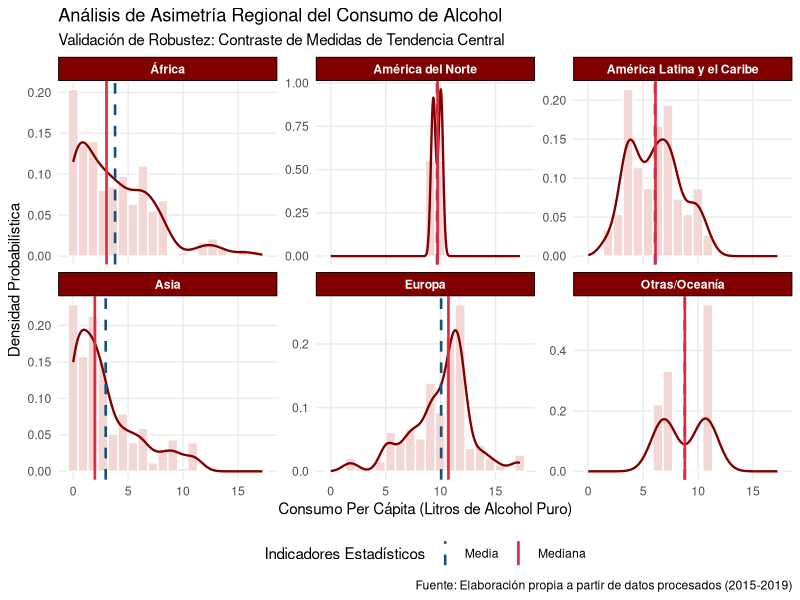
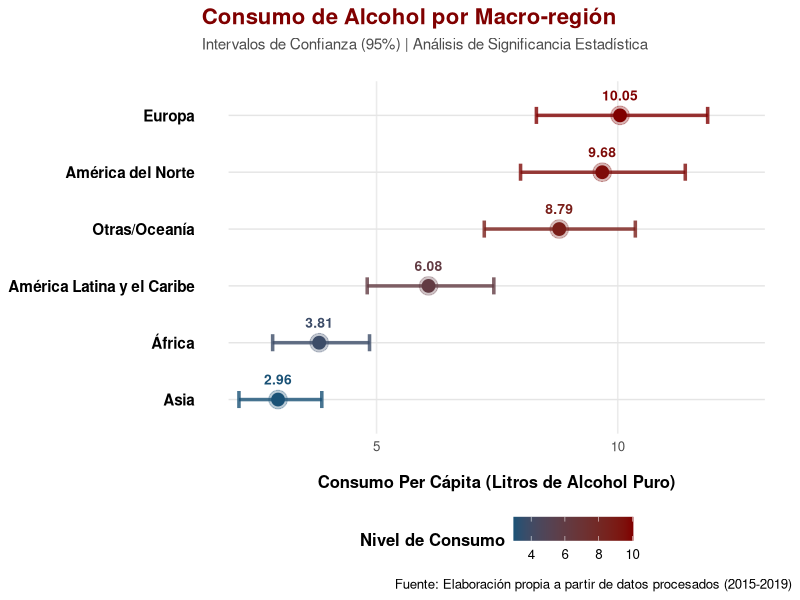
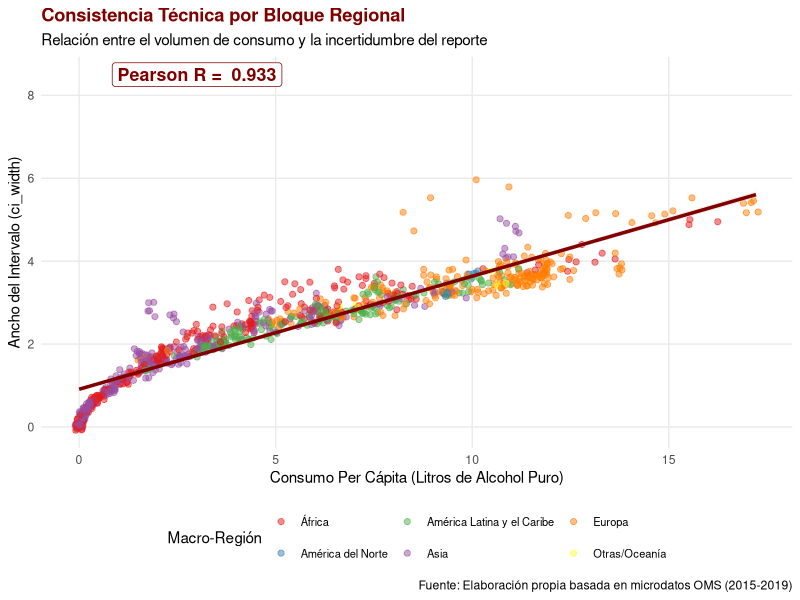
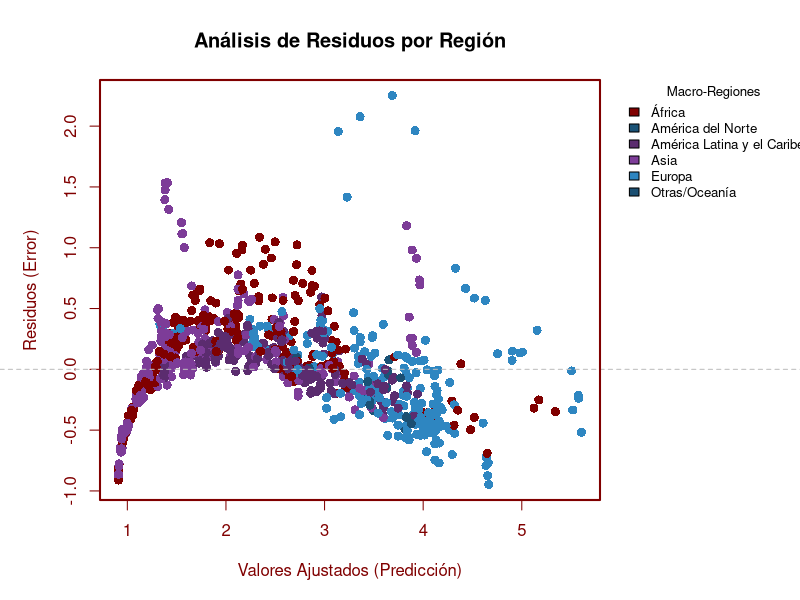
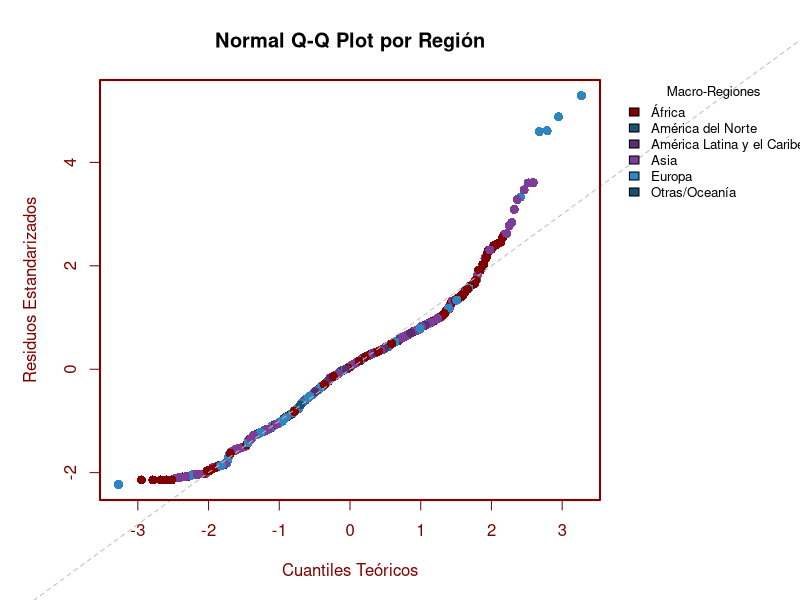
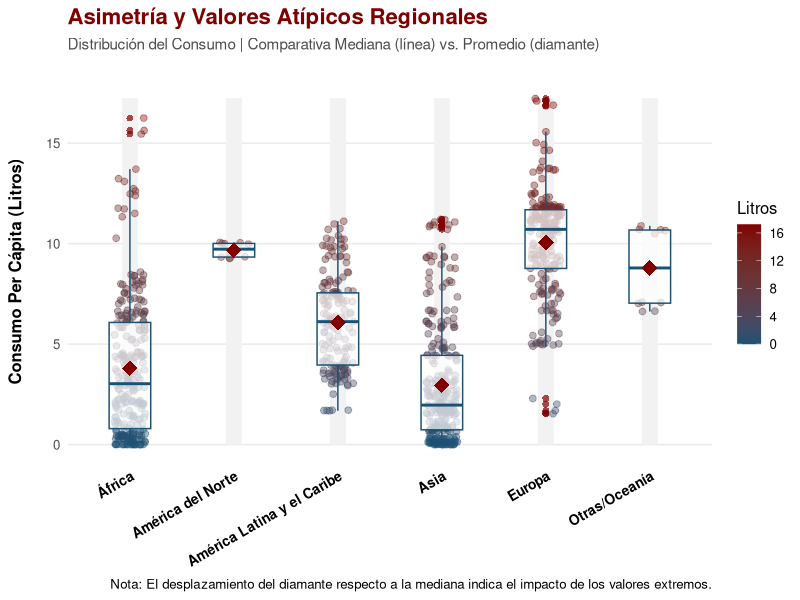
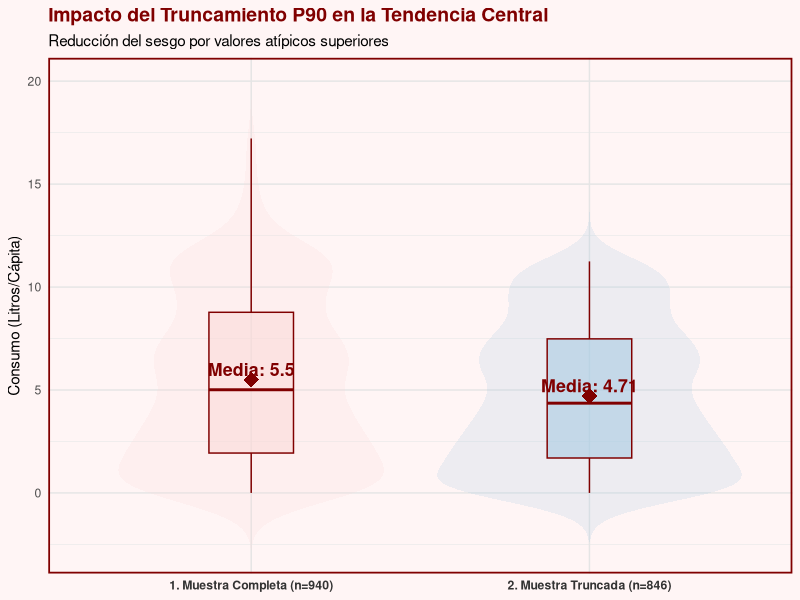
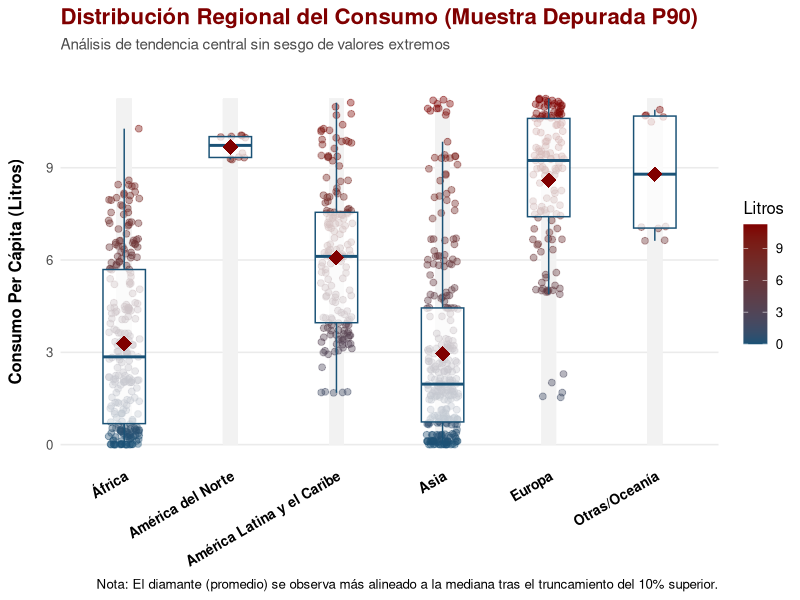

Reproduce these figures in R, in order.
## ---- chunk 1
# Configuración global de chunks
knitr::opts_chunk$set(
  echo = FALSE,        # Mostrar código
  warning = FALSE,    # Ocultar advertencias
  message = FALSE,    # Ocultar mensajes de carga
  fig.align = "center",
  out.width = "90%",
  fig.pos = "H",
  out.extra = ""
)

# Cargar librerías necesarias
library(tidyverse)
library(knitr)
library(kableExtra)
library(scales)
## ---- chunk 2
#configuración de estilo global para tablas
options(knitr.table.format = "latex") 

# estilo visual
aplicar_estilo_tabla <- function(df, caption_text) {
  df %>%
    kable(
      booktabs = TRUE, 
      escape = FALSE,
      longtable = TRUE,
      caption = caption_text,
      align = "c",
      col.names = gsub("_", " ", names(df)) %>% str_to_title()
    ) %>%
    kable_styling(
      latex_options = c("striped", "hold_position", "repeat_header"),
      full_width = FALSE,
      stripe_color = "#F2D7D5" # Azul muy tenue para filas
    ) %>%
    row_spec(0, bold = TRUE, color = "white", background = "#800000") %>% # Encabezado Azul
    column_spec(1, bold = TRUE)
}
## ---- chunk 3
#carga de la data
raw_data_alcohol <- read_csv("alcohol_data.csv", show_col_types = FALSE)

#Definición de Regiones
# Creamos un vector nombrado para facilitar la recodificación
paises_alc <- c("ATG", "ARG", "BHS", "BRB", "BLZ", "BOL", "BRA", "CHL", "COL", "CRI", "CUB", "DMA", "DOM", "ECU", "SLV", "GRD", "GTM", "GUY", "HTI", "HND", "JAM", "MEX", "NIC", "PAN", "PRY", "PER", "KNA", "LCA", "VCT", "SUR", "TTO", "URY", "VEN")
paises_norte <- c("CAN", "USA")
paises_asia <- c("AFG", "BHR", "BGD", "BTN", "BRN", "KHM", "CHN", "COK", "CYP", "PRK", "EGY", "FJI", "IND", "IDN", "IRN", "IRQ", "ISR", "JPN", "JOR", "KAZ", "KGZ", "KIR", "KWT", "LAO", "LBN", "MYS", "MDV", "MHL", "FSM", "MNG", "MMR", "NRU", "NPL", "NZL", "NIU", "OMN", "PAK", "PLW", "PNG", "PHL", "QAT", "KOR", "WSM", "SAU", "SGP", "SLB", "LKA", "SYR", "TJK", "THA", "TLS", "TON", "TUR", "TKM", "TUV", "ARE", "UZB", "VUT", "VNM", "YEM")
paises_europa <- c("ALB", "AND", "ARM", "AUT", "AZE", "BLR", "BEL", "BIH", "BGR", "HRV", "CZE", "DNK", "EST", "FIN", "FRA", "GEO", "DEU", "GRC", "HUN", "ISL", "IRL", "ITA", "LVA", "LTU", "LUX", "MLT", "MCO", "MNE", "NLD", "MKD", "NOR", "POL", "PRT", "MDA", "ROU", "RUS", "SMR", "SRB", "SVK", "SVN", "ESP", "SWE", "CHE", "UKR", "GBR")
paises_africa <- c("DZA", "AGO", "BEN", "BWA", "BFA", "BDI", "CMR", "CPV", "CAF", "TCD", "COM", "COG", "CIV", "COD", "DJI", "GNQ", "ERI", "ETH", "GAB", "GMB", "GHA", "GIN", "GNB", "KEN", "LSO", "LBR", "LBY", "MDG", "MWI", "MLI", "MRT", "MUS", "MAR", "MOZ", "NAM", "NER", "NGA", "RWA", "STP", "SEN", "SYC", "SLE", "SOM", "ZAF", "SSD", "SDN", "TGO", "TUN", "UGA", "TZA", "ZMB", "ZWE")

#Procesamiento
clean_data_alcohol <- raw_data_alcohol %>%
  filter(sex == "Both sexes", year %in% 2015:2019) %>%
  select(country, iso3, year, alcohol_liters_per_capita, lower_ci, upper_ci, ci_width) %>%
  drop_na(alcohol_liters_per_capita, ci_width) %>%
  mutate(
    Region = case_when(
      iso3 %in% paises_alc    ~ "América Latina y el Caribe",
      iso3 %in% paises_norte  ~ "América del Norte",
      iso3 %in% paises_asia   ~ "Asia",
      iso3 %in% paises_europa ~ "Europa",
      iso3 %in% paises_africa ~ "África",
      TRUE                    ~ "Otras/Oceanía"
    ),
    across(c(country, iso3, year, Region), as.factor)
  )

tabla_muestra <- clean_data_alcohol %>%
  select(country, iso3, year, Region, alcohol_liters_per_capita, ci_width) %>%
  head(10)

#imprimimos las dimensiones del data frame limpio y las primeras filas
aplicar_estilo_tabla(tabla_muestra, "Muestra de los Datos de Consumo Procesados")
## ---- chunk 4
#análisis de impacto de la limpieza de los datos
n_inicial <- raw_data_alcohol %>% filter(sex == "Both sexes", year %in% 2015:2019) %>% nrow()
n_final   <- nrow(clean_data_alcohol)

tendencia_pre <- raw_data_alcohol %>%
  filter(sex == "Both sexes", year %in% 2015:2019) %>%
  summarize(
    Estado = "Original (Pre-Limpieza)",
    Muestra = n(),
    Media = mean(alcohol_liters_per_capita, na.rm = TRUE),
    Mediana = median(alcohol_liters_per_capita, na.rm = TRUE)
  )

tendencia_post <- clean_data_alcohol %>%
  summarize(
    Estado = "Depurado (Post-Limpieza)",
    Muestra = n(),
    Media = mean(alcohol_liters_per_capita),
    Mediana = median(alcohol_liters_per_capita)
  )

tabla_etl <- bind_rows(tendencia_pre, tendencia_post) %>%
  mutate(Sesgo_Absoluto = Media - Mediana)

aplicar_estilo_tabla(tabla_etl, "Comparación post-limpieza de los datos")
## ---- chunk 5
set.seed(123)
muestra_sucia <- clean_data_alcohol %>%
  mutate(
    alcohol_liters_per_capita = if_else(runif(n()) < 0.10, NA_real_, alcohol_liters_per_capita),
    ci_width = if_else(runif(n()) < 0.05, NA_real_, ci_width)
  )

validación_algoritmo <- data.frame(
  Fase = c("Muestra Contaminada", "Muestra Recuperada"),
  N_Total = c(nrow(muestra_sucia), nrow(muestra_sucia %>% drop_na(alcohol_liters_per_capita, ci_width))),
  Valores_NA = c(sum(is.na(muestra_sucia$alcohol_liters_per_capita)), 0)
)

aplicar_estilo_tabla(validación_algoritmo, "Prueba de Estrés: Validación del Algoritmo de Depuración")
## ---- chunk 6
muestra_recuperada <- muestra_sucia %>%
  drop_na(alcohol_liters_per_capita, ci_width)

comparacion_recuperacion <- data.frame(
  Estado = c("Muestra Contaminada", "Muestra Recuperada"),
 `Registros Totales` = c(nrow(muestra_sucia), nrow(muestra_recuperada)),
 `Valores NA Restantes` = c(sum(is.na(muestra_sucia$alcohol_liters_per_capita) | is.na(muestra_sucia$ci_width)), 0),
  `Consumo Medio` = c(mean(muestra_sucia$alcohol_liters_per_capita, na.rm=TRUE), 
                      mean(muestra_recuperada$alcohol_liters_per_capita))
)

aplicar_estilo_tabla(comparacion_recuperacion, "Validación de la eficacia del algoritmo de limpieza de datos")
## ---- chunk 7
#consolidación de métricas finales
resumen_regional <- clean_data_alcohol %>%
  group_by(Region) %>%
  summarise(
    Consumo_Medio = mean(alcohol_liters_per_capita),
    Mediana_Consumo = median(alcohol_liters_per_capita),
    Desviación_Std = sd(alcohol_liters_per_capita),
    .groups = 'drop'
  ) %>%
  arrange(desc(Consumo_Medio))

tabla_maestra <- bind_rows(resumen_regional)
aplicar_estilo_tabla(tabla_maestra, "Métricas de Tendencia Central y Calidad de Datos") 

 #intervalo de confianza
resumen_regional <- clean_data_alcohol %>%
  group_by(Region) %>%
  summarise(
    Incertidumbre_Promedio = mean(ci_width),
    .groups = 'drop'
  ) 

tabla_maestra <- bind_rows(resumen_regional)
aplicar_estilo_tabla(tabla_maestra, "Intervalo de confianza regional") 
## ---- chunk 8
# Total Global 
total_global <- clean_data_alcohol %>%
  summarise(
    Region = "TOTAL GLOBAL",
    Consumo_Medio = mean(alcohol_liters_per_capita),
    Mediana_Consumo = median(alcohol_liters_per_capita),
    Desviación_Std = sd(alcohol_liters_per_capita),
  )
tabla_maestra <- bind_rows(total_global)

aplicar_estilo_tabla(tabla_maestra, "Métricas de Tendencia Central a Nivel Global") 

# Total Global 
total_global <- clean_data_alcohol %>%
  summarise(
    Region = "TOTAL GLOBAL",
    Incertidumbre_Promedio = mean(ci_width)
  )
tabla_maestra <- bind_rows(total_global)

aplicar_estilo_tabla(tabla_maestra, "Intervalo de Confianza a Nivel Global") 
## ---- chunk 9

#cálculo de indicadores de asimetría para validar la tendencia central
analisis_robustez <- clean_data_alcohol %>%
  group_by(Region) %>%
  summarise(
    Media = mean(alcohol_liters_per_capita),
    Mediana = median(alcohol_liters_per_capita),
    #calculamos la diferencia porcentual para medir el sesgo
    Sesgo_Relativo_Pct = ((Media - Mediana) / Mediana) * 100,
    .groups = 'drop'
  )

 #tabla para el informe
aplicar_estilo_tabla(tabla_maestra, "Contraste entre la media y la meidana")
## ---- chunk 10
#definimos el límite: solo se queda el 90% de los datos con menor consumo
umbral_p90 <- quantile(clean_data_alcohol$alcohol_liters_per_capita, 0.90, na.rm = TRUE)

#aplicamos el filtro para crear la muestra truncada
muestra_truncada_p90 <- clean_data_alcohol %>%
  filter(alcohol_liters_per_capita <= umbral_p90)

#creamos una tabla que compare ambas muestras 
tabla_comparativa <- data.frame(
  Indicador = c("Nro. de Países", "Media (Litros)", "Desv. Estándar", "Valor Máximo"),
  Muestra_Completa = c(
    nrow(clean_data_alcohol),
    round(mean(clean_data_alcohol$alcohol_liters_per_capita, na.rm = TRUE), 2),
    round(sd(clean_data_alcohol$alcohol_liters_per_capita, na.rm = TRUE), 2),
    round(max(clean_data_alcohol$alcohol_liters_per_capita, na.rm = TRUE), 2)
  ),
  Muestra_Truncada = c(
    nrow(muestra_truncada_p90),
    round(mean(muestra_truncada_p90$alcohol_liters_per_capita, na.rm = TRUE), 2),
    round(sd(muestra_truncada_p90$alcohol_liters_per_capita, na.rm = TRUE), 2),
    round(max(muestra_truncada_p90$alcohol_liters_per_capita, na.rm = TRUE), 2)
  )
)

aplicar_estilo_tabla(tabla_comparativa, "Comparación Estadística: Muestra Completa vs. Muestra Truncada (P90)")
## ---- chunk 11
#tabla de intervalos 
tabla_de_intervalos <- clean_data_alcohol %>%
  group_by(Region) %>%
  summarise(
    n = n(),
    Media = mean(alcohol_liters_per_capita, na.rm = TRUE),
    LI = mean(lower_ci, na.rm = TRUE),
    LS = mean(upper_ci, na.rm = TRUE),
    Margen_Error = (LS - LI) / 2
  ) %>%
  arrange(desc(Media)) %>%
  mutate(across(where(is.numeric), ~ round(.x, 2)))

colnames(tabla_de_intervalos) <- c("Región", "N° Países", "Consumo Medio", "Lím. Inferior", "Lím. Superior", "Margen Error")

aplicar_estilo_tabla(tabla_de_intervalos, "Inferencia Estadística: Estimación del Consumo por Región (IC 95%)")
## ---- chunk 12
#extraemos los valores puntuales de cada medida para mapearlos como líneas verticales
lineas_centrales <- clean_data_alcohol %>%
  group_by(Region) %>%
  summarise(
    Media = mean(alcohol_liters_per_capita),
    Mediana = median(alcohol_liters_per_capita)
  )

#construccion de grafica (histograma)
ggplot(clean_data_alcohol, aes(x = alcohol_liters_per_capita)) +
  geom_histogram(aes(y = ..density..), bins = 20, fill = "#F2D7D5", color = "white") +
  
  #capa de Densidad suavizado de la distribución 
  #permite identificar visualmente la "forma" del consumo (campana vs sesgo)
  geom_density(color = "#800000", size = 0.8) +
  geom_vline(data = lineas_centrales, aes(xintercept = Media, color = "Media"), 
             linetype = "dashed", size = 0.9) +   #incorpor de la Media 
  
  geom_vline(data = lineas_centrales, aes(xintercept = Mediana, color = "Mediana"), 
             linetype = "solid", size = 0.9) + #incorporar la Mediana
  
  #genera una matriz de sub-gráficos para comparar comportamientos regionales
  facet_wrap(~Region, scales = "free_y") +
  
  #connfiguración Estética y Escalas de Color
  scale_color_manual(name = "Indicadores Estadísticos", 
                     values = c("Media" = "#1A5276", "Mediana" = "#E6283E")) +
  
  labs(
    title = "Análisis de Asimetría Regional del Consumo de Alcohol",
    subtitle = "Validación de Robustez: Contraste de Medidas de Tendencia Central",
    x = "Consumo Per Cápita (Litros de Alcohol Puro)",
    y = "Densidad Probabilística",
    caption = "Fuente: Elaboración propia a partir de datos procesados (2015-2019)"
  ) + #etiquetas 
  
  # Personalización del Tema
  theme_minimal(base_size = 11) +
  theme(
    legend.position = "bottom",
    strip.background = element_rect(fill = "#800000"), # Fondo para títulos de región
    strip.text = element_text(color = "white", face = "bold"),
    panel.grid.minor = element_blank()
  )
## ---- chunk 13
#preparacion de los datos 
resumen_grafico <- clean_data_alcohol %>%
  group_by(Region) %>%
  summarise(
    Media = mean(alcohol_liters_per_capita),
    LI = mean(lower_ci),
    LS = mean(upper_ci),
    .groups = 'drop'
  ) %>%
  arrange(Media)

#grafico estructura
ggplot(resumen_grafico, aes(x = reorder(Region, Media), y = Media, color = Media)) +
  geom_segment(aes(x = reorder(Region, Media), xend = reorder(Region, Media), 
                   y = min(LI)*0.9, yend = max(LS)*1.1), 
               color = "gray90", size = 0.5, linetype = "solid") +
  geom_errorbar(aes(ymin = LI, ymax = LS), 
                width = 0.3, 
                size = 1.2, 
                alpha = 0.8) + #capas de barras
  geom_point(size = 6, alpha = 0.3) + #brillo externo
  geom_point(size = 4) +               #punto central
  geom_text(aes(label = sprintf("%.2f", Media)), 
            vjust = -1.5, 
            fontface = "bold", 
            size = 3.5,
            show.legend = FALSE) +
  
  coord_flip() + #inversion de los ejes

  scale_color_gradient(low = "#1A5276", high = "#800000") +  #Paleta de colores degradada 
  
# títulos
  labs(
    title = "Consumo de Alcohol por Macro-región",
    subtitle = "Intervalos de Confianza (95%) | Análisis de Significancia Estadística",
    x = NULL, #sin titulo de los ejes porque ya tenemos las regiones
    y = "Consumo Per Cápita (Litros de Alcohol Puro)",
    caption = "Fuente: Elaboración propia a partir de datos procesados (2015-2019)",
    color = "Nivel de Consumo"
  ) +
  
  #para la estetica plus :)
  theme_minimal(base_size = 12) +
  theme(
    plot.title = element_text(face = "bold", size = 16, color = "#800000"),
    plot.subtitle = element_text(size = 11, color = "gray30", margin = margin(b = 20)),
    axis.text.y = element_text(face = "bold", size = 11, color = "black"),
    axis.title.x = element_text(margin = margin(t = 15), face = "bold"),
    panel.grid.major.y = element_blank(), #limpiamos rejilla horizontal para resaltar segmentos
    panel.grid.minor = element_blank(),
    legend.position = "bottom",
    legend.title = element_text(face = "bold")
  )
## ---- chunk 14
#calculo del coeficiente pearson
cor_val <- cor(clean_data_alcohol$alcohol_liters_per_capita, 
               clean_data_alcohol$ci_width, use = "complete.obs")
label_cor <- paste("Pearson R = ", round(cor_val, 3))

#gráfico con colores por Región y Jitter
ggplot(clean_data_alcohol, aes(x = alcohol_liters_per_capita, y = ci_width)) +
  
  #usamos geom_jitter para separar los puntos amontonados
  geom_jitter(aes(color = Region), alpha = 0.5, size = 1.8, width = 0.1, height = 0.1) +
  geom_smooth(method = "lm", color = "#800000", se = TRUE, fill = "#F2D7D5", size = 1.2) +  #Linea de regresion global
  scale_color_brewer(palette = "Set1") +   #diferentes colores para las regiones 
  
  annotate("label", x = 3, y = 8.5, label = label_cor, 
           fill = "white", color = "#800000", fontface = "bold", size = 4.5) +
  
#Etiquetas 
  labs(
    title = "Consistencia Técnica por Bloque Regional",
    subtitle = "Relación entre el volumen de consumo y la incertidumbre del reporte",
    x = "Consumo Per Cápita (Litros de Alcohol Puro)",
    y = "Ancho del Intervalo (ci_width)",
    color = "Macro-Región",
    caption = "Fuente: Elaboración propia basada en microdatos OMS (2015-2019)"
  ) +
  
  #etiquetas pro :)
  theme_minimal(base_size = 11) +
   theme(
    legend.position = "bottom",
    plot.title = element_text(face = "bold", color = "#800000"),
    panel.grid.minor = element_blank(),
     legend.text = element_text(size = 8)  # ajuste del espacio de la leyenda 
   )

  guides(color = guide_legend(nrow = 2, override.aes = list(alpha = 1, size = 3)))
## ---- chunk 15
#datos
modelo_consistencia <- lm(ci_width ~ alcohol_liters_per_capita, data = clean_data_alcohol)

#extremos y para evitar errores
ajustados <- fitted(modelo_consistencia)
residuos <- residuals(modelo_consistencia)

#para los colores lidix
paleta_ecca <- c("#800000", "#1A5276", "#5B2C6F", "#7D3C98", "#2E86C1", "#1B4F72")
regiones <- as.factor(clean_data_alcohol$Region)
colores_puntos <- paleta_ecca[as.numeric(regiones)]

#configuracion del area
par(mar = c(5, 5, 4, 10), xpd = TRUE)

#grafico
plot(ajustados, residuos,
     main = "Análisis de Residuos por Región",
     xlab = "Valores Ajustados (Predicción)",
     ylab = "Residuos (Error)",
     col = colores_puntos, 
     pch = 16, 
     cex = 1.2,
     col.axis = "#800000",  
     col.lab = "#800000",   
     fg = "#800000",
     frame.plot = FALSE) #sin el marco

#agg la linea de referencia
abline(h = 0, lty = 2, col = "gray")

#borde
box(col = "#800000", lwd = 2)

legend("topright", 
       inset = c(-0.42, 0), 
       legend = levels(regiones), 
       fill = paleta_ecca, 
       title = "Macro-Regiones",
       bty = "n", 
       cex = 0.8)
## ---- chunk 16
#extraemos los residuos estandarizados
residuos_std <- rstandard(modelo_consistencia)
# Calculamos los cuantiles teóricos de la distribución normal
orden <- order(residuos_std)
n <- length(residuos_std)
cuantiles_teoricos <- qnorm(ppoints(n))[order(orden)]

# Usamos la misma paleta y regiones que el gráfico anterior
paleta_ecca <- c("#800000", "#1A5276", "#5B2C6F", "#7D3C98", "#2E86C1", "#1B4F72")
regiones <- as.factor(clean_data_alcohol$Region)
colores_puntos <- paleta_ecca[as.numeric(regiones)]

par(mar = c(5, 5, 4, 10), xpd = TRUE) #cofiguracion de area

#grafico de normalidad
plot(cuantiles_teoricos, residuos_std,
     main = "Normal Q-Q Plot por Región",
     xlab = "Cuantiles Teóricos",
     ylab = "Residuos Estandarizados",
     col = colores_puntos, 
     pch = 16, 
     cex = 1.2,
     col.axis = "#800000",  
     col.lab = "#800000",   
     fg = "#800000",
     frame.plot = FALSE)

#linea diagonal de ref
abline(0, 1, lty = 2, col = "gray")
#borde de color 
box(col = "#800000", lwd = 2)

legend("topright", 
       inset = c(-0.42, 0), 
       legend = levels(regiones), 
       fill = paleta_ecca, 
       title = "Macro-Regiones",
       bty = "n", 
       cex = 0.8)
## ---- chunk 17
regiones_ordenadas <- clean_data_alcohol %>%
  group_by(Region) %>%
  summarise(Media = mean(alcohol_liters_per_capita, na.rm = TRUE)) %>%
  arrange(Media) %>%
  pull(Region)

#construcción del gráfico Pro :)
ggplot(clean_data_alcohol, aes(x = factor(Region, levels = regiones_ordenadas), 
                               y = alcohol_liters_per_capita)) +
  
  #guía visual de fondo 
  geom_segment(aes(x = Region, xend = Region, y = 0, yend = max(alcohol_liters_per_capita, na.rm = TRUE)), 
               color = "gray95", size = 5) +
  
  #puntos con Jitter y degradado pros
  geom_jitter(aes(color = alcohol_liters_per_capita), 
              width = 0.15, alpha = 0.4, size = 2) +
  
  #boxplot estilizado :)
  geom_boxplot(fill = "white", color = "#1A5276", alpha = 0.7, 
               outlier.color = "#800000", outlier.shape = 16, 
               outlier.size = 2, width = 0.4) +
  
  #un diamante en el promedio
  stat_summary(fun = mean, geom = "point", shape = 18, size = 5, 
               color = "#800000") +
  
  #escala de colores
  scale_color_gradient(low = "#1A5276", high = "#800000") +
  
  #etiquetas 
  labs(
    title = "Asimetría y Valores Atípicos Regionales",
    subtitle = "Distribución del Consumo | Comparativa Mediana (línea) vs. Promedio (diamante)",
    x = NULL,
    y = "Consumo Per Cápita (Litros)",
    caption = "Nota: El desplazamiento del diamante respecto a la mediana indica el impacto de los valores extremos.",
    color = "Litros"
  ) +
  
  #personalizado pros :)
  theme_minimal(base_size = 12) +
  theme(
    plot.title = element_text(face = "bold", size = 16, color = "#800000"),
    plot.subtitle = element_text(size = 11, color = "gray30", margin = margin(b = 20)),
    axis.text.x = element_text(face = "bold", size = 10, color = "black", angle = 30, hjust = 1),
    axis.title.y = element_text(face = "bold", margin = margin(r = 15)),
    panel.grid.major.x = element_blank(),
    panel.grid.minor = element_blank(),
    legend.position = "right"
  )
## ---- chunk 18
#calculos
media_completa <- mean(clean_data_alcohol$alcohol_liters_per_capita, na.rm = TRUE)
media_truncada <- mean(muestra_truncada_p90$alcohol_liters_per_capita, na.rm = TRUE)

#datos 
datos_largos <- bind_rows(
  clean_data_alcohol %>% mutate(Grupo = "1. Muestra Completa (n=940)"),
  muestra_truncada_p90 %>% mutate(Grupo = "2. Muestra Truncada (n=846)")
)

#tablita usando 2 decimales
datos_medias <- data.frame(
  Grupo = c("1. Muestra Completa (n=940)", "2. Muestra Truncada (n=846)"),
  MediaVal = c(media_completa, media_truncada),
  Etiqueta = paste("Media:", round(c(media_completa, media_truncada), 2))
)

#grafica
ggplot(datos_largos, aes(x = Grupo, y = alcohol_liters_per_capita, fill = Grupo)) +
  geom_violin(trim = FALSE, alpha = 0.2, color = NA) +
  #botblox central
  geom_boxplot(width = 0.25, color = "#800000", alpha = 0.6, outlier.shape = NA) +
  #diamante en la media
  geom_point(data = datos_medias, aes(x = Grupo, y = MediaVal), 
             color = "#800000", shape = 18, size = 5) +
  #etiqueta para los numeros
  geom_text(data = datos_medias, aes(x = Grupo, y = MediaVal + 0.5, label = Etiqueta), 
            color = "#800000", fontface = "bold", size = 4.5) +
  scale_fill_manual(values = c("#FADBD8", "#A9CCE3")) + #colores
  
  labs(title = "Impacto del Truncamiento P90 en la Tendencia Central",
       subtitle = "Reducción del sesgo por valores atípicos superiores",
       x = NULL, y = "Consumo (Litros/Cápita)") +
  
  theme_minimal(base_size = 11) +
  theme(
    panel.background = element_rect(fill = "#FFF5F5", color = NA),
    plot.background = element_rect(fill = "#FFF5F5", color = NA),
    legend.position = "none",
    plot.title = element_text(face = "bold", color = "#800000", size = 14),
    axis.text.x = element_text(face = "bold", color = "#333333"),
    panel.border = element_rect(color = "#800000", fill = NA, size = 1.2),
    panel.grid.major = element_line(color = "gray90")
  )
## ---- chunk 19
#calculamos 
regiones_ordenadas_p90 <- muestra_truncada_p90 %>%
  group_by(Region) %>%
  summarise(Media = mean(alcohol_liters_per_capita, na.rm = TRUE)) %>%
  arrange(Media) %>%
  pull(Region)

#grafico
ggplot(muestra_truncada_p90, aes(x = factor(Region, levels = regiones_ordenadas_p90), 
                                 y = alcohol_liters_per_capita)) +
  geom_segment(aes(x = Region, xend = Region, y = 0, yend = max(alcohol_liters_per_capita, na.rm = TRUE)), 
               color = "gray95", size = 5) +
  
  #puntos con Jitter 
  geom_jitter(aes(color = alcohol_liters_per_capita), 
              width = 0.15, alpha = 0.4, size = 2) +
  
  #boxplot estilizado 
  geom_boxplot(fill = "white", color = "#1A5276", alpha = 0.7, 
               outlier.shape = NA, # Ya no debería haber outliers según el nuevo P90
               width = 0.4) +
  
  
  stat_summary(fun = mean, geom = "point", shape = 18, size = 5, 
               color = "#800000") +
  scale_color_gradient(low = "#1A5276", high = "#800000") +
  
  #etiquetas
  labs(
    title = "Distribución Regional del Consumo (Muestra Depurada P90)",
    subtitle = "Análisis de tendencia central sin sesgo de valores extremos",
    x = NULL,
    y = "Consumo Per Cápita (Litros)",
    caption = "Nota: El diamante (promedio) se observa más alineado a la mediana tras el truncamiento del 10% superior.",
    color = "Litros"
  ) +
  
  #estetica pro
  theme_minimal(base_size = 12) +
  theme(
    plot.title = element_text(face = "bold", size = 16, color = "#800000"),
    plot.subtitle = element_text(size = 11, color = "gray30", margin = margin(b = 20)),
    axis.text.x = element_text(face = "bold", size = 10, color = "black", angle = 30, hjust = 1),
    axis.title.y = element_text(face = "bold", margin = margin(r = 15)),
    panel.grid.major.x = element_blank(),
    panel.grid.minor = element_blank(),
    legend.position = "right"
  )
## ---- chunk 20
top_incertidumbre <- clean_data_alcohol %>%
  select(country, Region, alcohol_liters_per_capita, ci_width) %>%
  arrange(desc(ci_width)) %>%
  head(20)

kable(top_incertidumbre, 
      format = "latex", 
      booktabs = TRUE, 
      col.names = c("País", "Macro-Región", "Consumo", "Ancho Intervalo"),
      caption = "Top 20 Países con Mayor Incertidumbre Estadística") %>%
  kable_styling(
    latex_options = c("striped", "scale_down", "hold_position"), 
    font_size = 10
  )
## ---- chunk 21
#se agrupa por región y promedio de consumo 
heatmap_alcohol <- clean_data_alcohol %>%
  mutate(Consumo_Bin = cut(alcohol_liters_per_capita, breaks = 5)) %>%
  group_by(Region, Consumo_Bin) %>%
  summarise(N_Paises = n())

ggplot(heatmap_alcohol, aes(x = Region, y = Consumo_Bin, fill = N_Paises)) +
  geom_tile(color = "white") +
  scale_fill_gradient(low = "#f9ebea", high = "#922b21", name = "N° de Países") +
  labs(x = "Macro-Región", y = "Rango de Consumo (Litros)", 
       subtitle = "Densidad de países: Nótese el solapamiento en niveles bajos para África/Asia") +
  theme_minimal() +
  theme(axis.text.x = element_text(angle = 45, hjust = 1))
## ---- chunk 22
#identificamos los paises con valores atipicos
lista_excluidos <- clean_data_alcohol %>%
  anti_join(muestra_truncada_p90, by = "country") %>% # Ajusta si tu columna se llama 'Pais'
  select(Region, country, alcohol_liters_per_capita) %>%
  arrange(desc(alcohol_liters_per_capita)) #ordenados del más bebedor al menos

#renombramos columnas
colnames(lista_excluidos) <- c("Región", "País", "Consumo (L/Cápita)")

#tabla 
aplicar_estilo_tabla(lista_excluidos, 
                     "Países Excluidos del Análisis por Consumo Extremo (>11.25 L)") %>%
  kableExtra::kable_styling(bootstrap_options = c("striped", "hover"), 
                            full_width = F) %>%
  kableExtra::scroll_box(width = "100%", height = "400px") #si la lista es muy larga (94 países), usamos scroll para que no ocupe 5 páginas
